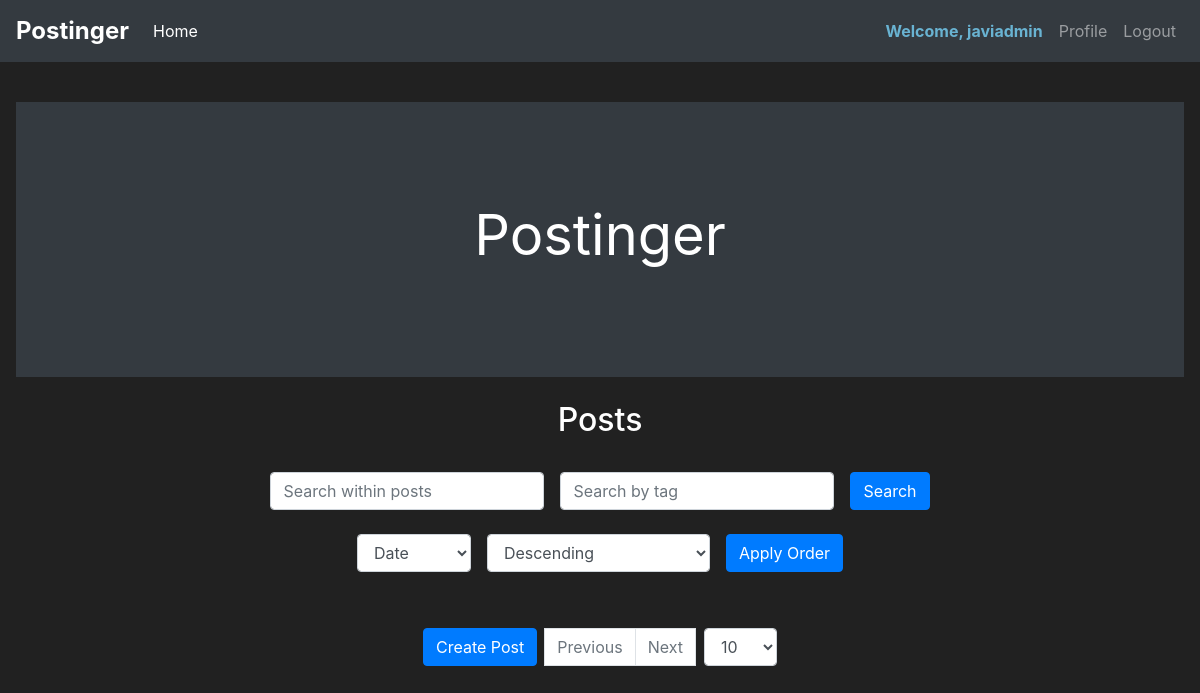
Before: /home (signed in) with the older database file.
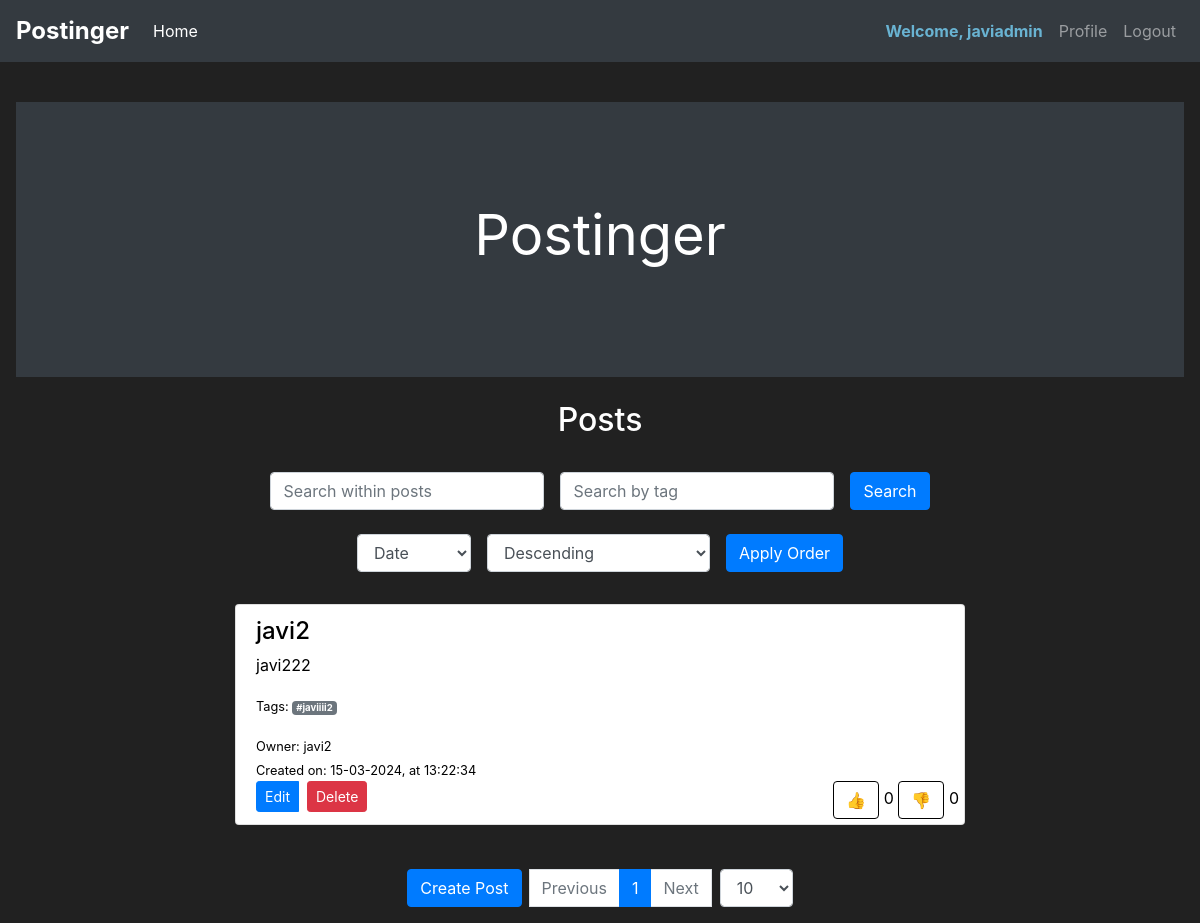
After: the same page with the newer database file.
### app/models.py (models this page shows, shortened)
class User(db.Model, UserMixin):
    id = db.Column(db.Integer, primary_key=True)
    username = db.Column(db.String, nullable=False)
    email_address = db.Column(db.String, nullable=False)
    password_hash = db.Column(db.String, nullable=False)
    name = db.Column(db.String)
    gender = db.Column(db.String)
    pronouns = db.Column(db.String)
    bio = db.Column(db.Text)
    is_admin = db.Column(db.Boolean, default=False)
    posts = db.relationship('Post', backref='owned_user', lazy=True)
    status = db.Column(db.String, default='active')

class Post(db.Model):
    id = db.Column(db.Integer, primary_key=True)
    title = db.Column(db.String, nullable=False)
    body = db.Column(db.String, nullable=False)
    owned_user_id = db.Column(db.Integer, db.ForeignKey('user.id'))
    tags = db.Column(db.String)
    likes_count = db.Column(db.Integer, default=0)
    dislikes_count = db.Column(db.Integer, default=0)
    created_at = db.Column(db.DateTime, default=datetime.utcnow)
    liked_users = db.relationship('User', secondary=likes, backref=db.backref('liked_posts', lazy='dynamic'))
    disliked_users = db.relationship('User', secondary=dislikes, backref=db.backref('disliked_posts', lazy='dynamic'))

### app/routes.py (the view, shortened to what this page needs)
@app.route('/home', methods=['GET'])
@login_required
def home_page():
    create_post_form = CreatePostForm()
    edit_post_form = EditPostForm()
    page = request.args.get('page', 1, type=int)
    per_page = request.args.get('per_page', 10, type=int)  # Default to 10 entries per page
    search_query = request.args.get('search', '')
    tag_search = request.args.get('tag_search', '')
    order_by = request.args.get('order_by', 'date')
    order_direction = request.args.get('order_direction', 'desc')  # Default to descending order
    posts_query = Post.query.join(User).options(joinedload(Post.owned_user))
    if search_query:
        posts_query = posts_query.filter(or_(Post.title.contains(search_query), Post.body.contains(search_query)))
    if order_by == 'date':
        posts_query = posts_query.order_by(Post.created_at.desc() if order_direction == 'desc' else Post.created_at.asc())
    elif order_by == 'likes':
        posts_query = posts_query.order_by(Post.likes_count.desc() if order_direction == 'desc' else Post.likes_count.asc())
    elif order_by == 'dislikes':
        posts_query = posts_query.order_by(Post.dislikes_count.desc() if order_direction == 'desc' else Post.dislikes_count.asc())
    posts_query = posts_query.filter(User.status == 'active')
    posts = posts_query.paginate(page=page, per_page=per_page)
    return render_template('home.html', posts=posts, create_post_form=create_post_form,
                           edit_post_form=edit_post_form,
                           order_by=order_by, order_direction=order_direction,
                           search_query=search_query, tag_search=tag_search, user=current_user)

### app/forms.py
class CreatePostForm(FlaskForm):
    title = StringField(label='Title', validators=[DataRequired()])
    body = StringField(label='Body', validators=[DataRequired()])
    tags = StringField('Tags (optional)')
    submit = SubmitField(label='Create a post!')

class EditPostForm(FlaskForm):
    title = StringField('Title', validators=[DataRequired()])
    body = TextAreaField('Body', validators=[DataRequired()])
    tags = StringField('Tags (optional)')
    submit = SubmitField('Edit a post!')

### app/routes.py (called while the page is built)
@login_manager.user_loader
def load_user(user_id):
    return User.query.get(int(user_id))

### app/templates/home.html (shortened to what this page needs)
{% extends 'base.html' %}
{% block content %}
    <div class="position-relative overflow-hidden p-3 p-md-5 m-md-3 text-center bg-dark" style="color:white">
        <div class="col-md-5 p-lg-5 mx-auto my-1">
            <h1 class="display-4 font-weight-normal">Postinger</h1>
        </div>
    </div>
    <div class="container mt-4">
        <div class="row">
            <div class="col-md-8 offset-md-2 text-center">
                <h2>Posts</h2>
            </div>
        </div>
    </div>
    <div class="container mt-2">
        <div class="row">
            <div class="col-md-8 offset-md-2 text-center">
                <form method="GET" action="{{ url_for('home_page') }}" id="searchForm" class="form-inline justify-content-center mb-3">
                    <div class="form-group mb-2">
                        <input type="text" class="form-control" id="searchInput" name="search" placeholder="Search within posts" value="{{ request.args.get('search', '') }}">
                    </div>
                    <div class="form-group mx-sm-3 mb-2">
                        <input type="text" class="form-control" id="tagSearchInput" name="tag_search" placeholder="Search by tag" value="{{ request.args.get('tag_search', '') }}">
                    </div>
                    <div class="form-inline justify-content-center">
                        <button type="submit" class="btn btn-primary mb-2">Search</button>
                    </div>
                </form>
                <form method="GET" action="{{ url_for('home_page') }}" id="orderByForm" class="form-inline justify-content-center">
                    <div class="form-group mb-2">
                        <select class="form-control" id="orderBy" name="order_by">
                            <option value="date" {% if order_by == 'date' %}selected{% endif %}>Date</option>
                        </select>
                    </div>
                    <div class="form-group mx-sm-3 mb-2">
                        <select class="form-control" id="orderDirection" name="order_direction">
                            <option value="desc" {% if order_direction == 'desc' %}selected{% endif %}>Descending</option>
                        </select>
                    </div>
                    <button type="submit" class="btn btn-primary mb-2">Apply Order</button>
                </form>
            </div>
        </div>
    </div>
    <div class="container mt-4">
        <div class="row">
            <div class="col-md-8 offset-md-2">
                <ul class="list-group">
                    {% for post in posts.items %}
                    <li class="list-group-item post-item" style="color:black">
                            <h4>{{ post.title }}</h4>
                            <p>{{ post.body }}</p>
                            {% if post.tags %}
                                <p><small>Tags:
                                    {% for tag in post.tags.split(',') %}
                                        {% if tag.strip() %}
                                            <span class="badge badge-secondary">#{{ tag.strip() }}</span>
                                        {% endif %}
                                    {% endfor %}
                                </small></p>
                            {% endif %}
                            <div class="row">
                                <div class="col-md-8">
                                    <p class="mb-0"><small>Owner: {{ post.owned_user.username }}</small></p>
                                </div>
                            </div>
                            <div class="row">
                                <div class="col-md-8">
                                    <p class="mb-0"><small>Created on: {{ post.created_at.strftime('%d-%m-%Y, at %H:%M:%S') }}</small></p>
                                </div>
                            </div>
                            {% if post.owned_user.id == current_user.id or current_user.is_admin %}
                                <div class="btn-group" role="group" aria-label="Post Actions">
                                    <a href="{{ url_for('edit_post', post_id=post.id) }}" class="btn btn-primary btn-sm mr-2">Edit</a>
                                    <form method="POST" action="{{ url_for('delete_post', post_id=post.id) }}">
                                        <button type="submit" class="btn btn-danger btn-sm" onclick="return confirm('Are you sure you want to delete this post?')">Delete</button>
                                    </form>
                                </div>
                            {% endif %}
                            <div style="position: absolute; bottom: 5px; right: 5px;">
                                <form method="POST" action="{{ url_for('like_post') }}" style="display: inline;">
                                    <button type="submit" class="btn btn-like {% if current_user in post.liked_users %}liked{% endif %}" data-post-id="{{ post.id }}">👍</button>
                                </form>
                                <span class="like-count">{{ post.likes_count }}</span>
                                <form method="POST" action="{{ url_for('dislike_post') }}" style="display: inline;">
                                    <button type="submit" class="btn btn-dislike {% if current_user in post.disliked_users %}disliked{% endif %}" data-post-id="{{ post.id }}">👎</button>
                                </form>
                                <span class="dislike-count">{{ post.dislikes_count }}</span>
                            </div>
                        </li>
                    {% endfor %}
                </ul>
            </div>
        </div>
    </div>
    <div class="container mt-4">
        <div class="row">
            <div class="col-md-8 offset-md-2">
                <nav aria-label="Page navigation example">
                    <ul class="pagination justify-content-center">
                        <li class="page-item">
                            <a class="btn btn-primary mr-2" href="{{ url_for('create_post') }}">Create Post</a>
                        </li>
                        {% if posts.has_prev %}
                            <li class="page-item"><a class="page-link" href="{{ url_for('home_page', page=posts.prev_num, per_page=posts.per_page) }}">Previous</a></li>
                        {% else %}
                            <li class="page-item disabled"><span class="page-link">Previous</span></li>
                        {% endif %}
                        {% for num in posts.iter_pages() %}
                            {% if num %}
                                {% if num == posts.page %}
                                    <li class="page-item active"><span class="page-link">{{ num }}</span></li>
                                {% else %}
                                    <li class="page-item"><a class="page-link" href="{{ url_for('home_page', page=num, per_page=posts.per_page) }}">{{ num }}</a></li>
                                {% endif %}
                            {% else %}
                                <li class="page-item disabled"><span class="page-link">...</span></li>
                            {% endif %}
                        {% endfor %}
                        {% if posts.has_next %}
                            <li class="page-item"><a class="page-link" href="{{ url_for('home_page', page=posts.next_num, per_page=posts.per_page) }}">Next</a></li>
                        {% else %}
                            <li class="page-item disabled"><span class="page-link">Next</span></li>
                        {% endif %}
                        <li class="page-item">
                            <form method="GET" action="{{ url_for('home_page') }}" class="form-inline mb-0">
                                <div class="form-group">
                                    <select class="form-control" id="entriesPerPage" name="per_page" onchange="this.form.submit()">
                                        <option value="10" {% if posts.per_page == 10 %}selected{% endif %}>10</option>
                                    </select>
                                </div>
                            </form>
                        </li>
                    </ul>
                </nav>
            </div>
        </div>
    </div>
{% endblock %}

### app/templates/base.html (shortened to what this page needs)
<!doctype html>
<html lang="en">
<head>
    <link rel="stylesheet" href="https://cdn.jsdelivr.net/npm/bootstrap@4.5.3/dist/css/bootstrap.min.css"
>
</head>
<body>
  <nav class="navbar navbar-expand-md navbar-dark bg-dark">
    <span class="navbar-brand" style="font-size: 1.5em; font-weight: bold;">Postinger</span>
    <div class="collapse navbar-collapse" id="navbarNav">
        <ul class="navbar-nav mr-auto">
            <li class="nav-item active">
                <a class="nav-link" href="{% if current_user.is_authenticated %}{{ url_for('home_page') }}{% else %}{{ url_for('login_page') }}{% endif %}">Home </a>
            </li>
        </ul>
        {% if current_user.is_authenticated %}
        <ul class="navbar-nav">
            <li class="nav-item">
                <span class="nav-link" style="color: rgb(105, 179, 210); font-weight: bold;">Welcome, {{ current_user.name }}</span>
            </li>
            <li class="nav-item">
                <a class="nav-link" href="{% if current_user.is_admin %}{{ url_for('profile_page', username=current_user.username) }}{% else %}{{ url_for('profile_page', username=user.username) }}{% endif %}">Profile</a>
            </li>
            <li class="nav-item">
                <a class="nav-link" href="{{ url_for('logout_page') }}">Logout</a>
            </li>
        </ul>
    {% endif %}
    </div>
</nav>
{% block content %}
{% endblock %}
</body>
</html>

### app/templates/base.html (style rules this page uses)
body { background-color: #212121; color: white; position: relative; }
body { background-color: #212121; color: white; }

### app/templates/home.html (style rules this page uses)
.btn-like, .btn-dislike { border: 1px solid black; background-color: transparent; }
body { background-color: #212121; color: white; position: relative; }
.post-item { margin-bottom: 20px; }

Changed rows visible on the page:
added Post: title "javi2", body "javi222", strip "javiiii2", owned_user.username "javi2", created_at "15-03-2024, at 13:22:34", likes_count "0", dislikes_count "0"
Other visible differences:
new list line: "1"
